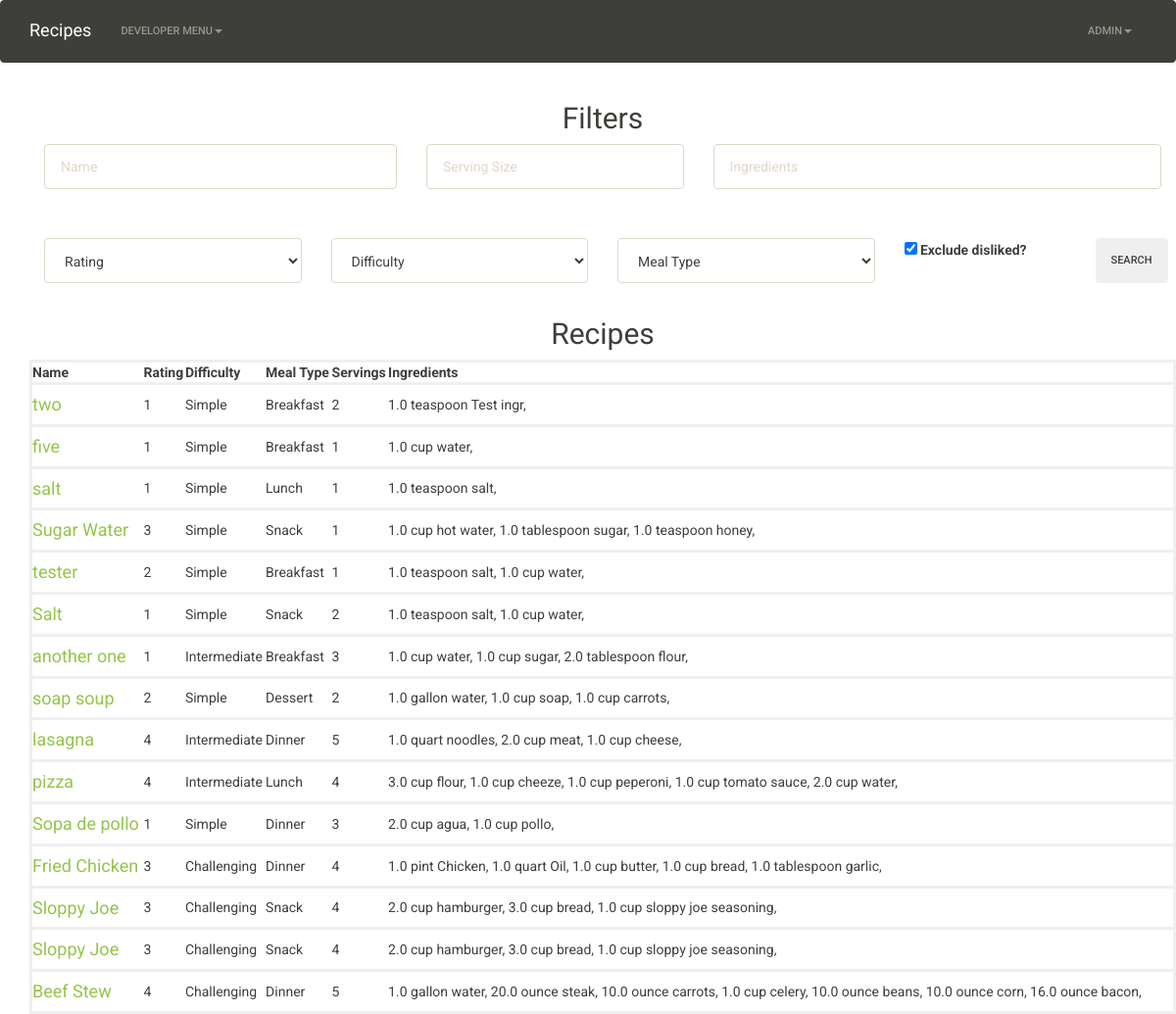
Page / (signed in) on the earlier database version.
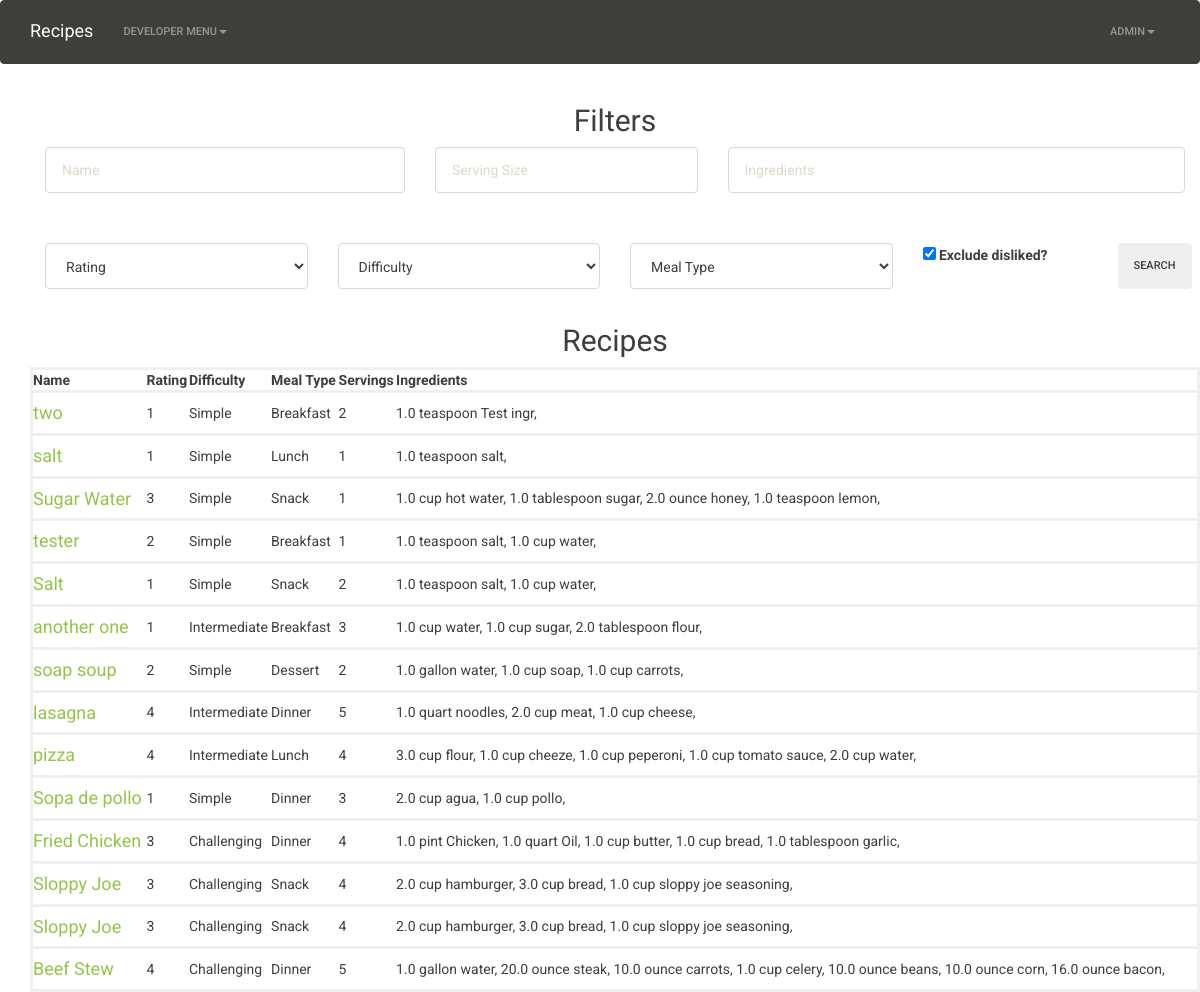
Same page on the later database version.
### main/models.py (models this page shows, shortened)
class Recipe(models.Model):
    RATING_CHOICES = (
        (0, 0),
        (1, 1),
        (2, 2),
        (3, 3),
        (4, 4),
        (5, 5),
    )
    DIFFICULTY_CHOICES = (
        (0, ''),
        (1, 'Simple'),
        (2, 'Intermediate'),
        (3, 'Challenging'),
    )
    MEAL_CHOICES = (
        (0, ''),
        (1, 'Breakfast'),
        (2, 'Lunch'),
        (3, 'Dinner'),
        (4, 'Snack'),
        (5, 'Dessert'),
    )
    created = models.DateTimeField(auto_now_add=True)
    modified = models.DateTimeField(auto_now=True)
    creator = models.ForeignKey(User)
    name = models.CharField(max_length=255)
    instructions = MarkupField(markup_type='markdown', null=True, blank=True)
    notes = MarkupField(markup_type='markdown', null=True, blank=True)
    source = models.TextField(null=True, blank=True)
    rating = models.IntegerField(choices=RATING_CHOICES, default=0)
    difficulty = models.IntegerField(choices=DIFFICULTY_CHOICES, default=0)
    meal = models.IntegerField(choices=MEAL_CHOICES, default=0)
    servings = models.IntegerField()
    exclude_from_search = models.BooleanField(default=False)

class Ingredient(models.Model):
    UNIT_CHOICES = (
        ('', 'Unit Type'),
        (1, 'teaspoon'),
        (2, 'dessert spoon'),
        (3, 'tablespoon'),
        (4, 'ounce'),
        (5, 'cup'),
        (6, 'pint'),
        (7, 'quart'),
        (8, 'gallon'),
        (9, 'pinch'),
        (10, 'dash'),
    )
    name = models.CharField(max_length=255)
    unit = models.IntegerField(choices=UNIT_CHOICES)
    quantity = models.FloatField()
    recipe = models.ForeignKey('Recipe', related_name='ingredients')

### main/views.py (the view)
# urls.py: url(r'^$', root, name='root'),
def root(request):
    if request.user.is_authenticated():
        return SearchRecipes.as_view()(request)
    else:
        return render(request, 'main/landing_page.html')

### main/views.py (called while the page is built)
    def get(self, request):
        context = {}
        user = request.user.id
        recipes = Recipe.objects.filter(creator=user)
        context['recipes'] = recipes
        return render(request, 'main/search-recipes.html', context)

### main/templates/main/search-recipes.html (shortened to what this page needs)
{% extends "main/base.html" %}
{% load staticfiles %}
{% block content %}
    <div class="container">
        <h2><center>Filters</center></h2>
        <form action="" method="post">
            <div class="filters form-group">
                <div class="row form-group">
                    <div class="col-sm-4 form-group">
                        <input type="text" name="name" placeholder="Name" class="form-control">
                    </div>
                    <div class="col-sm-3 form-group">
                        <input type="number" name="servings" placeholder="Serving Size" class="form-control">
                    </div>
                    <div class="col-sm-5 form-group">
                        <input type="text" name="ingredients" placeholder="Ingredients" class="form-control">
                    </div>
                </div>
                <br>
                <div class="row">
                    <div class="col-sm-3 form-group">
                        <select name="rating" id="" class="form-control">
                            <option value="">Rating</option>
                        </select>
                    </div>
                    <div class="col-sm-3 form-group">
                        <select name="difficulty" id="" class="form-control">
                            <option value="">Difficulty</option>
                        </select>
                    </div>
                    <div class="col-sm-3 form-group">
                        <select name="meal" id="" class="form-control">
                            <option value="">Meal Type</option>
                        </select>
                    </div>
                    <div class='col-sm-2'>
                        <input type="checkbox" name="exclude" value="exclude" id="exclude-results" checked="checked">
                        <label for='exclude_results'>Exclude disliked?</label>
                    </div>
                    <div class="col-sm-1 form-group">
                        <button type="submit" class="btn">Search</button>
                    </div>
                </div>
            </div>
        </form>
        <h2><center>Recipes</center></h2>
        <div class="row">
            <table class="col-sm-12">
                <tr class="recipe-container">
                    <th>Name</th>
                    <th>Rating</th>
                    <th>Difficulty</th>
                    <th>Meal Type</th>
                    <th>Servings</th>
                    <th>Ingredients</th>
                </tr>
                {% for recipe in recipes %}
                    <tr class="recipe-container {% if recipe.exclude_from_search %} exclude-recipe {% endif %}">
                        <td>
                            <a href="{% url 'main:recipe_details' id=recipe.id %}"><h4>{{recipe.name}}</h4></a>
                        </td>
                        <td>{{recipe.rating}}</td>
                        <td>{{recipe.get_difficulty_display}}</td>
                        <td>{{recipe.get_meal_display}}</td>
                        <td>{{recipe.servings}}</td>
                        <td>
                            {% for ingredient in recipe.ingredients.all %}
                                {{ingredient.quantity}}
                                {{ingredient.get_unit_display}}
                                {{ingredient.name}},
                            {% endfor %}
                        </td>
                        </tr>
                {% endfor %}
            </table>
        </div>
    </div>
{% endblock content %}

Differences in the rows shown:
no longer on this page (row edited): Recipe: name "five", rating "1", difficulty "Simple", meal "Breakfast", servings "1"
no longer on this page (row unchanged): Ingredient: quantity "1.0", unit "cup", name "water", shown under "five"
changed Ingredient "honey": quantity "1.0" → "2.0"; unit "teaspoon" → "ounce"
added Ingredient: quantity "1.0", unit "teaspoon", name "lemon", shown under Recipe "Sugar Water"
